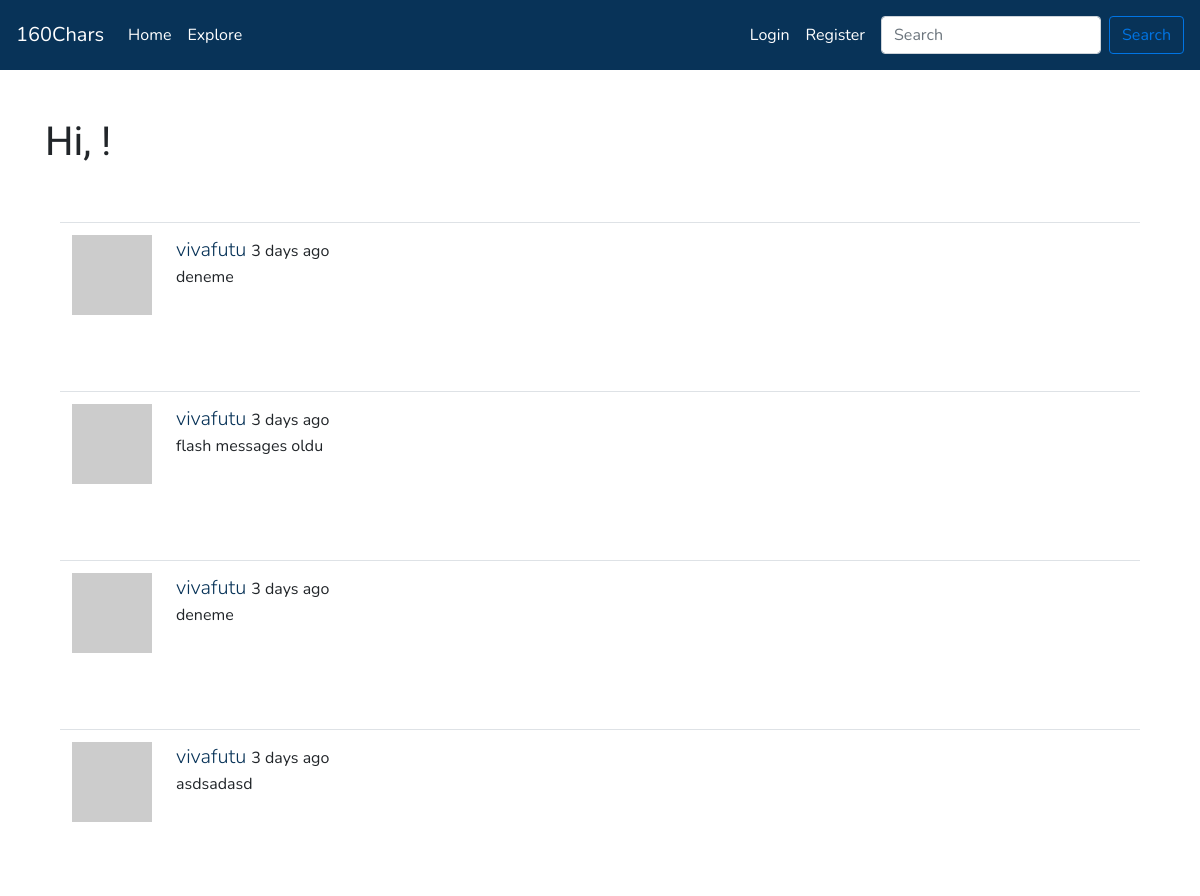
Before: /explore (upper part) with the older database file.
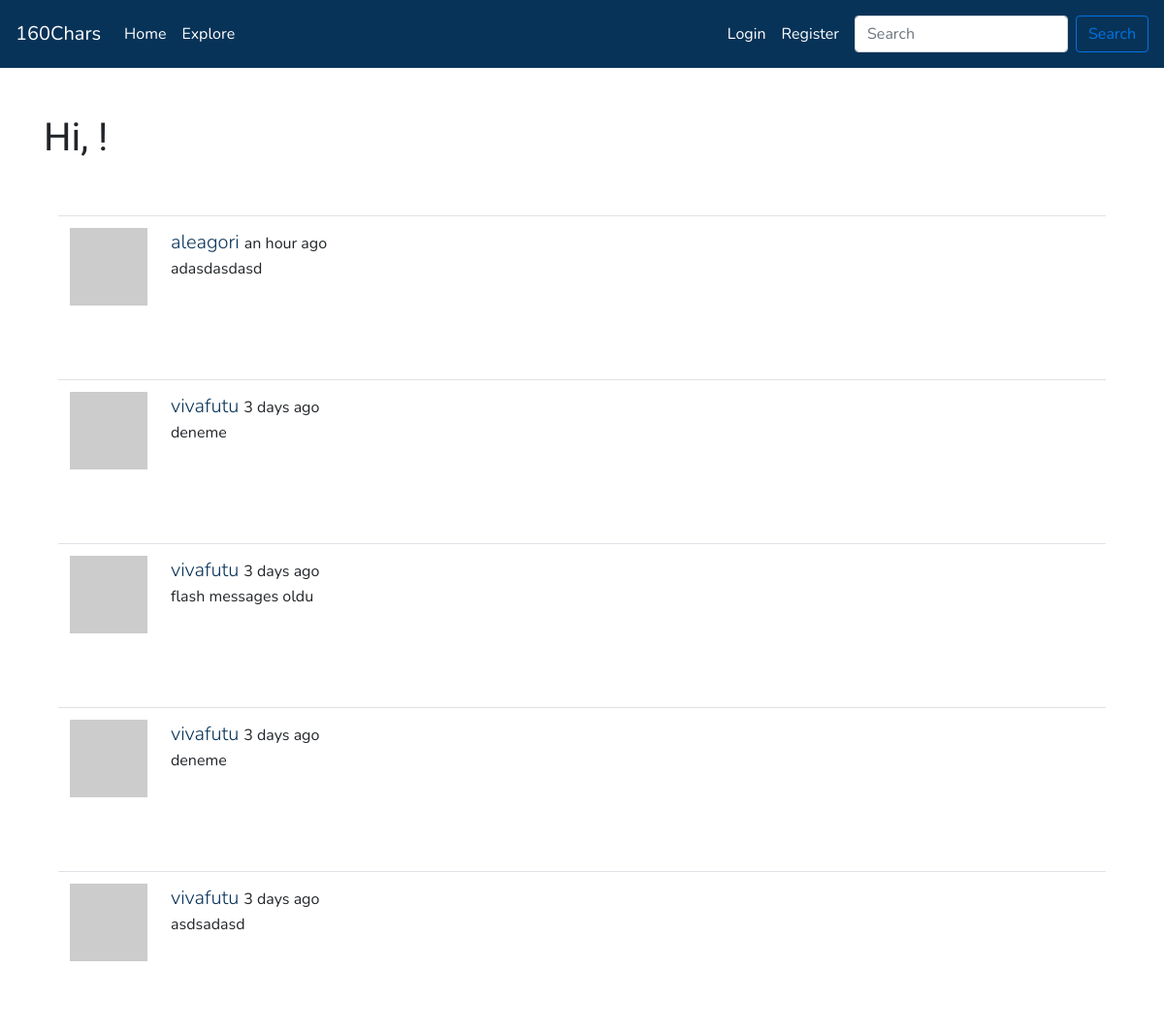
After: the same page with the newer database file.
### app/models.py (models this page shows, shortened)
class Post(db.Model):
    id = db.Column(db.Integer, primary_key=True)
    body = db.Column(db.String(160))
    timestamp = db.Column(db.DateTime, index=True, default=datetime.utcnow)
    user_id = db.Column(db.Integer, db.ForeignKey('user.id'))

class User(UserMixin, db.Model):
    id = db.Column(db.Integer, primary_key=True)
    username = db.Column(db.String(64), index=True, unique=True)
    email = db.Column(db.String(120), index=True, unique=True)
    password_hash = db.Column(db.String(128))
    posts = db.relationship('Post', backref='author', lazy='dynamic')
    about_me = db.Column(db.String(160))
    last_seen = db.Column(db.DateTime, default=datetime.utcnow)
    followed = db.relationship(
        'User', secondary=followers,
        primaryjoin=(followers.c.follower_id == id),
        secondaryjoin=(followers.c.followed_id == id),
        backref=db.backref('followers', lazy='dynamic'), lazy='dynamic')
    def avatar(self, size):
        digest = md5(self.email.lower().encode('utf-8')).hexdigest()
        return 'https://www.gravatar.com/avatar/{}?d=identicon&s={}'.format(
            digest, size)

### app/main/routes.py (the view)
@bp.route('/explore')
def explore():
    page = request.args.get('page', 1, type=int)
    posts = Post.query.order_by(Post.timestamp.desc()).paginate(
        page, current_app.config['POSTS_PER_PAGE'], False)
    next_url = url_for('explore', page=posts.next_num) \
        if posts.has_next else None
    prev_url = url_for('explore', page=posts.prev_num) \
        if posts.has_prev else None
    return render_template('index.html', posts=posts.items, title='Explore',
                            next_url=next_url, prev_url=prev_url)

### app/main/routes.py (called while the page is built)
@bp.before_request
def before_request():
    if current_user.is_authenticated:
        current_user.last_seen = datetime.utcnow()
        db.session.commit()

### app/templates/index.html (shortened to what this page needs)
{% extends "base.html" %}
{% from 'bootstrap/form.html' import render_form %}
{% block content %}
    <div class="container">
        <h1>Hi, {{ current_user.username }}!</h1>
    {% for post in posts %}
        <div class="container pt-5">
            {% include '_post.html' %}
        </div>
    {% endfor %}
    </div>
{% endblock %}

### app/templates/_post.html
<table class="table table-hover">
    <tr>
        <td width="70px">
            <a href="{{ url_for('main.user', username=post.author.username) }}">
                <img src="{{ post.author.avatar(70) }}" />
            </a>
        </td>
        <td>
            <a class="lead" href="{{ url_for('main.user', username=post.author.username) }}">
                {{ post.author.username }}
            </a>
            {{ moment(post.timestamp).fromNow() }}
            <p>{{ post.body }}</p>
        </td>
    </tr>
</table>

Changed rows visible on the page:
added Post: author.username "aleagori", timestamp "an hour ago", body "adasdasdasd"
